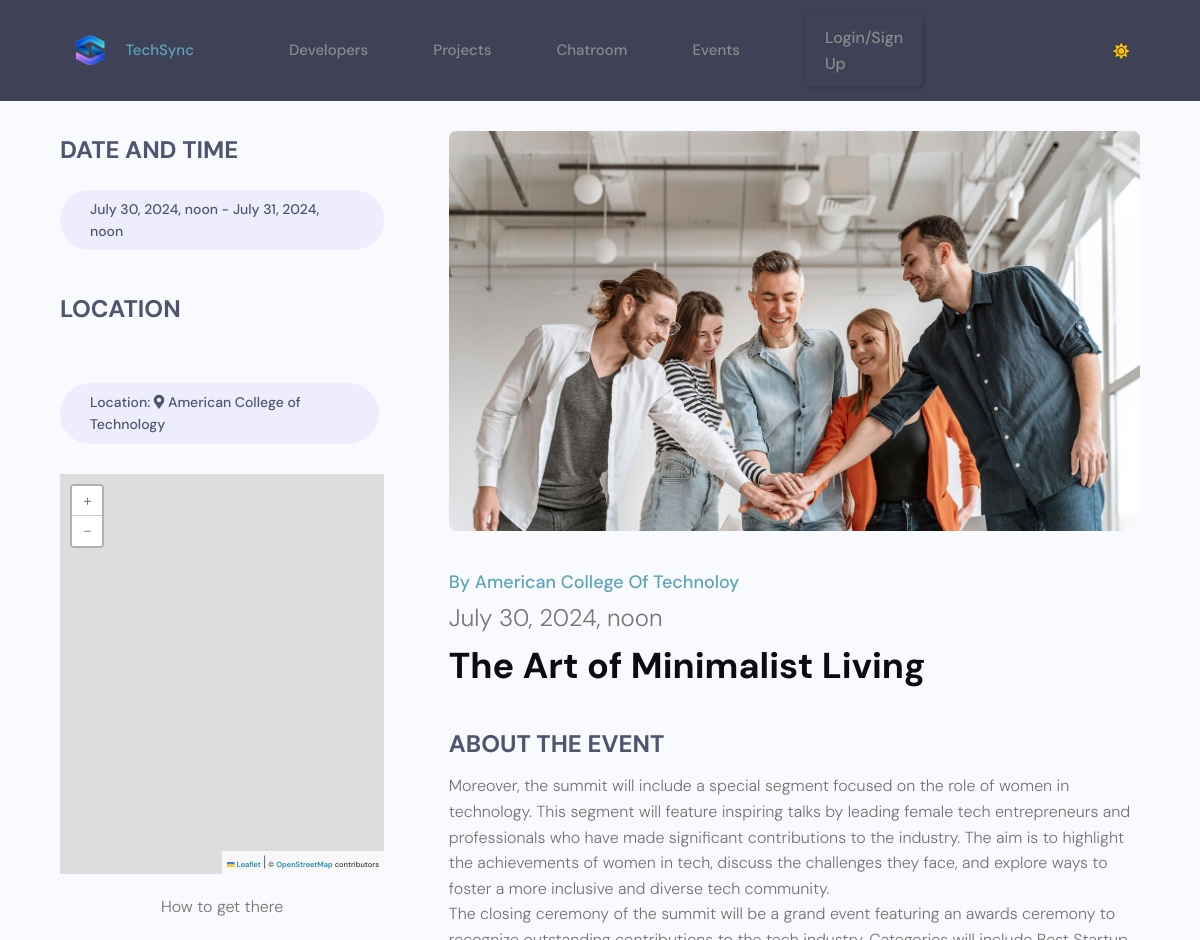
Before: /event/event_detail/3893a5e5-164f-4286-9712-498586e895ba/ (upper part) with the older database file.
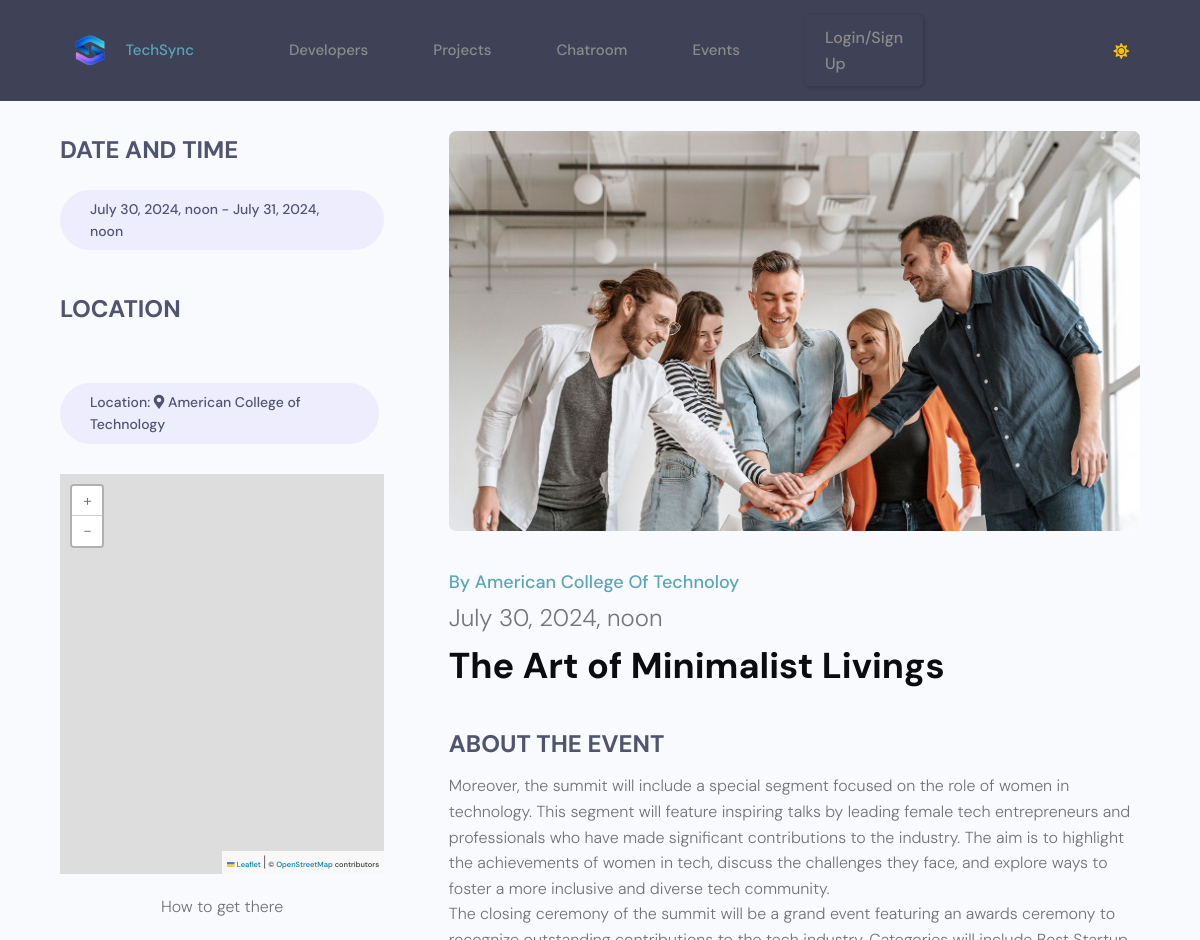
After: the same page with the newer database file.
### event/models.py (models this page shows, shortened)
class Event(models.Model):
    LOCATION_CHOICES = [
        ('VENUE', 'Venue'),
        ('ONLINE', 'Online'),
    ]
    id = models.UUIDField(default=uuid.uuid4, primary_key=True, unique=True, editable=False)
    title = models.CharField(max_length=255)
    description = RichTextField()
    date = models.DateTimeField()
    end_date = models.DateTimeField(blank=True, null=True)
    location_type = models.CharField(max_length=6, choices=LOCATION_CHOICES, default='VENUE')
    location = models.CharField(max_length=255, blank=True, null=True)
    venue_name = models.CharField(max_length=255, blank=True, null=True)
    place = models.CharField(max_length=255, blank=True, null=True)
    organizer = models.ForeignKey(EventOrganizer, on_delete=models.CASCADE)
    category = models.ManyToManyField(EventCategory, blank=True)
    event_image = models.ImageField(upload_to='events', default='default_event.png')
    attendees = models.ManyToManyField(User, through='EventRegistration', related_name='attending_events')
    attendees_limit = models.PositiveIntegerField(default=10)
    speakers = models.ManyToManyField(Profile, blank=True, related_name='speaking_events')
    created_at = models.DateTimeField(auto_now_add=True)
    updated_at = models.DateTimeField(auto_now=True)
    verified_by = models.ForeignKey(EventModerator, on_delete=models.SET_NULL, null=True, blank=True, related_name='verified_events')
    is_verified = models.BooleanField(default=False)
    class Meta:
        ordering = ['-created_at']

### users/models.py (models this page shows, shortened)
class EventOrganizer(models.Model):
    id = models.UUIDField(default=uuid.uuid4, primary_key=True, unique=True, editable=False)
    user = models.OneToOneField(User, on_delete=models.CASCADE)
    name = models.CharField(max_length=200, blank=True,null=True)
    username = models.CharField(max_length=200, blank=True,null=True,unique=True)
    contact_email = models.EmailField()
    contact_phone = models.CharField(max_length=20, blank=True, null=True)
    address = models.CharField(max_length=255, blank=True, null=True)
    website = models.URLField(blank=True, null=True)
    bio = models.TextField(blank=True, null=True)
    profile_image = models.ImageField(null=True, blank=True, upload_to='organizers', default='default_profile.png')
    verified = models.BooleanField(default=False)
    twitter_link = models.CharField(max_length=200, blank=True, null=True)
    linkedin_link = models.CharField(max_length=200, blank=True, null=True)
    facebook_link = models.CharField(max_length=200, blank=True, null=True)
    more_link = models.CharField(max_length=200, blank=True, null=True)
    status = models.BooleanField(default=True)#false to deactivate/delete
    created_at = models.DateTimeField(auto_now_add=True)

### event/views.py (the view)
# urls.py: path('event_detail/<str:pk>/', views.event_detail, name='event-detail'),
def event_detail(request, pk):
    event = Event.objects.get(id=pk)
    duration = event.end_date - event.date
    total_seconds = duration.total_seconds()
    days, remainder = divmod(total_seconds, 86400)
    hours, remainder = divmod(remainder, 3600)
    minutes, _ = divmod(remainder, 60)
    if days > 0:
        duration_str = "{} day(s) {} hour(s)".format(int(days), int(hours))
    else:
        duration_str = "{} hour(s) {} minute(s)".format(int(hours), int(minutes))
    context = {
        'event': event,
        'duration': duration_str,
    }
    return render(request, 'event/event_detail.html', context)

### techsync/context_processors.py (called while the page is built, shortened)
def navbar_data(request):
    profile = event_organizer = event_moderator = None
    return {
        'profile': profile,
        'event_organizer': event_organizer,
        'event_moderator': event_moderator,
    }

### templates/event/event_detail.html (shortened to what this page needs)
{% extends "main/main.html" %}
{% block content %}
<main class="singleProject my-md">
    <div class="container">
        <div class="layout">
            <div class="column column--1of3">
                <h3 class="singleProject__subtitle">Date and Time</h3>
                <div class="singleProject__toolStack">
                    <span class="tag tag--pill tag--sub tag--lg">
                        <small>{{ event.date }} -  {{ event.end_date }}</small>
                    </span>
                </div>
                <h3 class="singleProject__subtitle">Location</h3>
                <a href="https://www.google.com/maps/search/?api=1&query={{ event.venue_name }}" target="_blank">
                    <div class="singleProject__toolStack">
                        <span class="tag tag--pill tag--sub tag--lg">
                            <small>
                                Location:
                                <i class="fas fa-map-marker-alt"></i> {{ event.venue_name }}
                            </small>
                        </span>
                        <div id="leaflet-map" style="height: 400px; margin-top: 20px;"></div>
                        <span style="text-align: center; display: block; margin-top: 20px;"> How to get there </span>
                    </div>
                </a>
            </div>
            <div class="column column--2of3">
                <img class="singleProject__preview" src="{{ event.event_image.url }}" alt="Event thumbnail" />
                <a href="{% url 'organizer-profile' event.organizer.id %}" class="singleProject__developer">By {{ event.organizer.name }}</a>
                <h5>{{ event.date }}</h5>
                <h2 class="singleProject__title">{{ event.title }}</h2>
                <h3 class="singleProject__subtitle">About the Event</h3>
                <div class="singleProject__info">
                    {{ event.description|safe }}
                </div>
            </div>
        </div>
    </div>
</main>
<link rel="stylesheet" href="https://unpkg.com/leaflet@1.7.1/dist/leaflet.css" />
<link rel="stylesheet" href="https://unpkg.com/leaflet-control-geocoder/dist/Control.Geocoder.css"></link>
{% endblock %}

Changed rows visible on the page:
changed Event "American College of Technology": title "The Art of Minimalist Living" → "The Art of Minimalist Livings"
